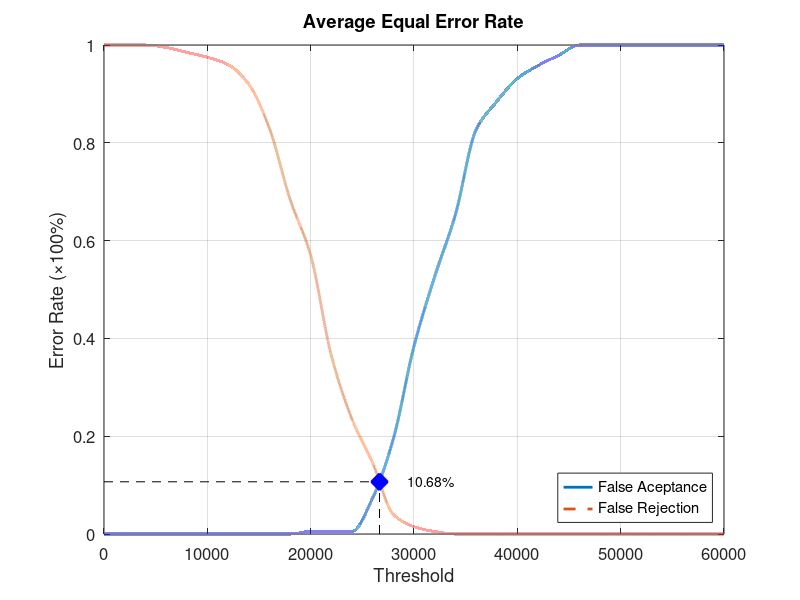
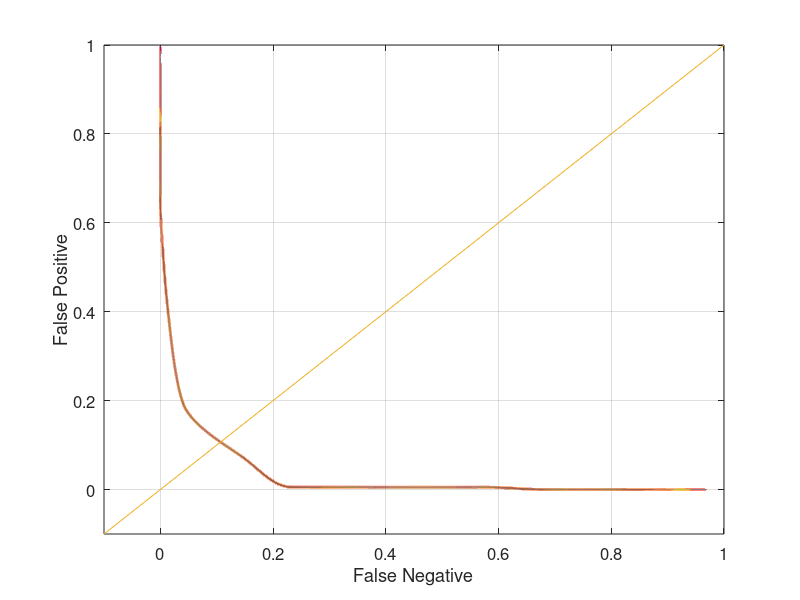

MATLAB code to generate these figures, in order:
function yEER = Database1_2
close all;
clear;
clc;
x = 0:2000:60000;
xq = 0:0.5:60000;

y0 = [0 0 0 0 0 0 0 0 0 0 0.00526316 0.00526316 0.00526316 0.0736842 0.194737 0.384211 0.526316 0.652632 0.826316 0.884211 0.931579 0.957895 0.978947 1 1 1 1 1 1 1 1];
yy0 = interp1(x, y0, xq, 'pchip');
y1 = [1 1 1 0.995 0.985 0.975 0.96 0.92 0.83 0.685 0.57 0.365 0.235 0.145 0.04 0.015 0.005 0 0 0 0 0 0 0 0 0 0 0 0 0 0];
yy1 = interp1(x, y1, xq, 'pchip');

% Calculating EER: 
y2 = abs(y0 - y1);
find(y2 == min(y2))
yy2 = abs(yy0 - yy1);
xEER = find(yy2 == min(yy2));
xEERIndex = xq(xEER) % X-axis EER
yEER = yy0(xEER) % Y-axis EER

main = figure
plot(xq, yy0,'-','LineWidth', 2);	hold on
plot(xq, yy1,'--','LineWidth', 2);	hold on
plot([xEERIndex xEERIndex], [0 yEER], 'k--');	hold on
plot([0 xEERIndex], [yEER yEER], 'k--');	hold on
plot(xEERIndex, yEER, 'bx', 'LineWidth', 10);	hold on
text(xEERIndex + 10 * xEERIndex / 100, yEER, [num2str(round((10000 * yEER)) / 100) '%'])
legend('False Aceptance', 'False Rejection', 'Location', 'SouthEast')
xlabel('Threshold')
ylabel('Error Rate (\times100%)')
title('Average Equal Error Rate')
set(gca, 'FontSize', 12)
axis([0 60000 0 1])
grid on

print(main, 'Database1_2Main', '-dpng');
FNRxFPR = figure('Color', [1 1 1]);
plot(yy1, yy0, '-', yy1, yy0, 'LineWidth', 2);
hold on
y = -0.1:0.1:1
plot(y, y); 
set(gca, 'FontSize', 12)
xlabel('False Negative')
ylabel('False Positive')
axis([-0.1 1 -0.1 1])
set(gca, 'FontSize', 12)
grid on

print(FNRxFPR, 'Database1_2FNRxFPR','-dpng');
end
